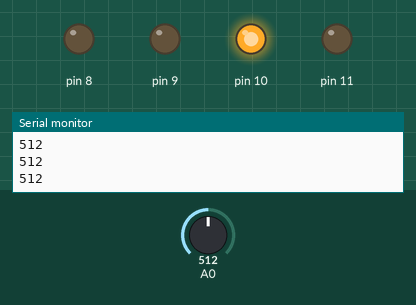
This sketch was run on a simulated Arduino Uno, built with avr-gcc and run on an emulated ATmega328P. Shown: output pins drawn as LEDs (lit = HIGH), the last lines printed to the serial monitor. The inputs (shaded band) are chosen by the test bench; at power-on: A0 = 512.

Above: at 1.2 s.
1.3 s: A0 set to 485
At 1.8 s:
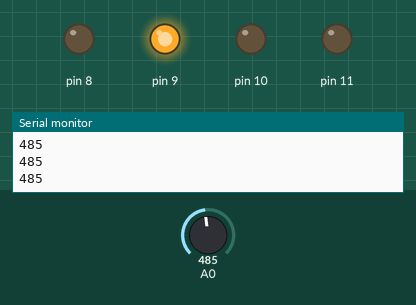
2.9 s: A0 set to 271
4.4 s: A0 set to 248
At 5.7 s:
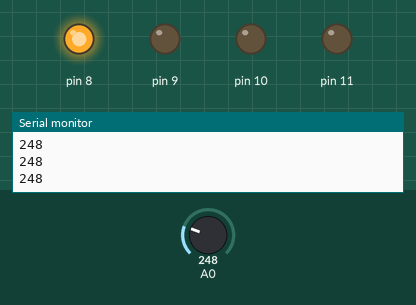
6.0 s: A0 set to 761
At 7.1 s:
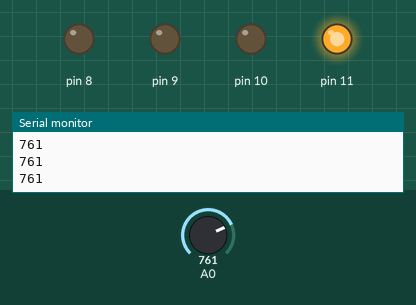
7.6 s: A0 set to 736
At 8.5 s:
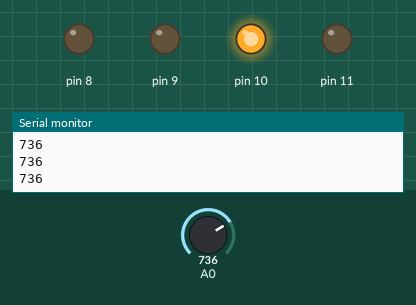
9.2 s: A0 set to 900
At 9.9 s:
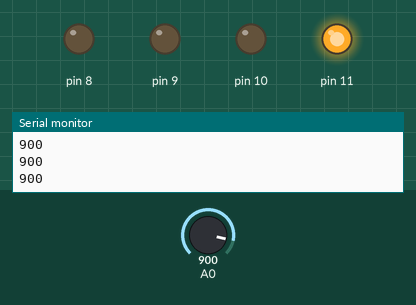
Timing chart, 0 to 11.8 s (numbered marks = the images above; inputs shaded):
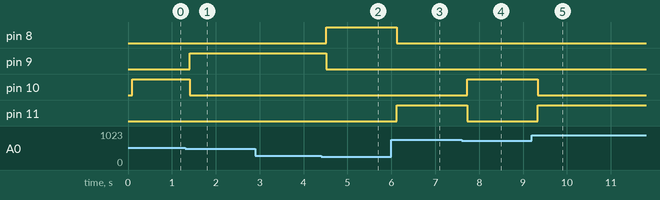

Measured:
- the behaviour switches between 501 and 500 on A0 (found by bisection; images 0 and 1)
- the behaviour switches between 256 and 255 on A0 (found by bisection; images 1 and 2)
- the behaviour switches between 751 and 750 on A0 (found by bisection; images 3 and 4)
- after the input at 1.3 s, pin 9: LOW → HIGH after 0.10 s; pin 10: HIGH → LOW after 0.10 s
- after the input at 4.4 s, pin 8: LOW → HIGH after 0.11 s; pin 9: HIGH → LOW after 0.11 s
- after the input at 6.0 s, pin 8: HIGH → LOW after 0.12 s; pin 11: LOW → HIGH after 0.12 s
- after the input at 7.6 s, pin 10: LOW → HIGH after 0.12 s; pin 11: HIGH → LOW after 0.12 s
- after the input at 9.2 s, pin 10: HIGH → LOW after 0.13 s; pin 11: LOW → HIGH after 0.13 s

The sketch:

pot.ino
```cpp
void setup() {
  // put your setup code here, to run once:
Serial.begin(9600);
pinMode(A0,INPUT);
pinMode(8,OUTPUT);
pinMode(9,OUTPUT);
pinMode(10,OUTPUT);
pinMode(11,OUTPUT);
}
int x,y,z,t;
void loop() {
  // put your main code here, to run repeatedly:
int gelen=analogRead(A0);
Serial.println(gelen);
delay(100);
 if(gelen>=0 &&gelen<=255){
  digitalWrite(8,1);
  digitalWrite(9,0);
  digitalWrite(10,0);
  digitalWrite(11,0);
}
 if(gelen>=256 &&gelen<=500){
  digitalWrite(9,1);
    digitalWrite(8,0);
  digitalWrite(10,0);
  digitalWrite(11,0);
}
 if(gelen>=501 &&gelen<=750){
  digitalWrite(10,1);
    digitalWrite(8,0);
  digitalWrite(9,0);
  digitalWrite(11,0);
}
 if(gelen>=751){
  digitalWrite(11,1);
    digitalWrite(8,0);
  digitalWrite(9,0);
  digitalWrite(10,0);
}
}
```
